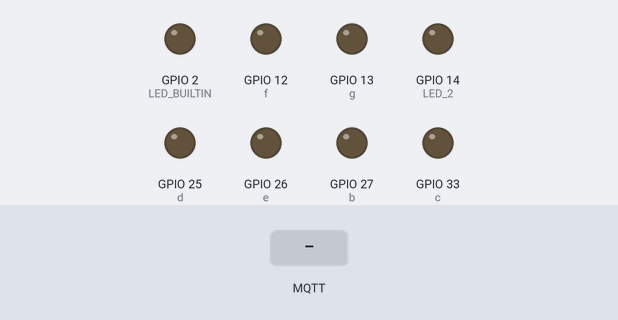
This program was run on a simulated ESP32. On the bench: output pins drawn as LEDs (lit = HIGH). The inputs (shaded band) are chosen by the test bench. WiFi joins after 1.5 s; servers stay silent unless stated; no MQTT or app messages arrive unless stated; what the program prints to the serial monitor is not drawn.

Above: at 2.7 s.
2.8 s: MQTT message "1" arrives on the first subscribed topic
At 3.4 s:
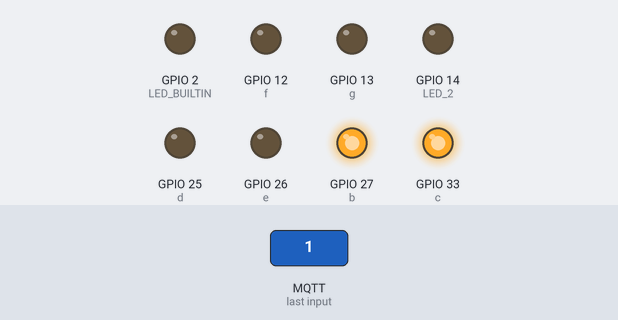
Timing chart, 0 to 9.3 s (numbered marks = the images above; inputs shaded):
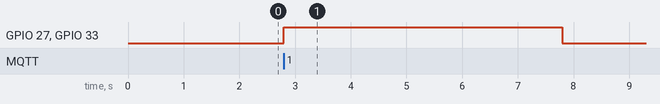

The program:

main.cpp
```cpp
#include "WiFi.h"
#include "PubSubClient.h" //pio lib install "knolleary/PubSubClient"
#include <iostream>
#include <string.h>

#define SSID          "NETGEAR68"
#define PWD           "excitedtuba713"

#define MQTT_SERVER   "192.168.1.2"
#define MQTT_PORT     1883

#define LED_2         14

WiFiClient espClient;
PubSubClient client(espClient);
long lastMsg = 0;
char msg[50];
int value = 0;

void callback(char *topic, byte *message, unsigned int length);
void schakelLED(String message);
void sendReady();


//for the 7segment display
int a = 14;  //For displaying segment "a"
int b = 27;  //For displaying segment "b"
int c = 33;  //For displaying segment "c"
int d = 25;  //For displaying segment "d"
int e = 26;  //For displaying segment "e"
int f = 12;  //For displaying segment "f"
int g = 13;  //For displaying segment "g"
int point = 32; //For displaying the point

void setup_wifi()
{
  delay(10);
  Serial.println("Connecting to WiFi..");

  WiFi.begin(SSID, PWD);

  while (WiFi.status() != WL_CONNECTED)
  {
    delay(500);
    Serial.print(".");
  }

  Serial.println("");
  Serial.println("WiFi connected");
  Serial.println("IP address: ");
  Serial.println(WiFi.localIP());
}

void setup()
{

  Serial.begin(115200);

  setup_wifi();
  client.setServer(MQTT_SERVER, MQTT_PORT);
  client.setCallback(callback);

  pinMode(LED_2, OUTPUT);
  pinMode(LED_BUILTIN, OUTPUT);

  //for 7segment display
  pinMode(a, OUTPUT);  //A
  pinMode(b, OUTPUT);  //B
  pinMode(c, OUTPUT);  //C
  pinMode(d, OUTPUT);  //D
  pinMode(e, OUTPUT);  //E
  pinMode(f, OUTPUT);  //F
  pinMode(g, OUTPUT);  //G
}

//for 7segment display
void displayDigit(int digit){
  //Conditions for displaying segment a
  if(digit!=1 && digit != 4)
  digitalWrite(a,HIGH);

  //Conditions for displaying segment b
  if(digit != 5 && digit != 6)
  digitalWrite(b,HIGH);

  //Conditions for displaying segment c
  if(digit !=2)
  digitalWrite(c,HIGH);

  //Conditions for displaying segment d
  if(digit != 1 && digit !=4 && digit !=7)
  digitalWrite(d,HIGH);

  //Conditions for displaying segment e
  if(digit == 2 || digit ==6 || digit == 8 || digit==0)
  digitalWrite(e,HIGH);

  //Conditions for displaying segment f
  if(digit != 1 && digit !=2 && digit!=3 && digit !=7)
  digitalWrite(f,HIGH);
  if (digit!=0 && digit!=1 && digit !=7)
  digitalWrite(g,HIGH);

  }
  void turnOff()
  {
    digitalWrite(a,LOW);
    digitalWrite(b,LOW);
    digitalWrite(c,LOW);
    digitalWrite(d,LOW);
    digitalWrite(e,LOW);
    digitalWrite(f,LOW);
    digitalWrite(g,LOW);
  }

void callback(char *topic, byte *message, unsigned int length)
{
  Serial.print("Message arrived on topic: ");
  Serial.print(topic);
  Serial.print(". Message: ");
  String messageTemp="";

  for (int i = 0; i < length; i++)
  {
    //Serial.print((char)message[i]);
    messageTemp += (char)message[i];
  }
  Serial.println();
  Serial.println(messageTemp);
  schakelLED(messageTemp);
  Serial.println("ontvangen");


  // Feel free to add more if statements to control more GPIOs with MQTT
}

void reconnect()
{
  // Loop until we're reconnected
  while (!client.connected())
  {
    Serial.print("Attempting MQTT connection...");
    // Attempt to connect
    // creat unique client ID
    // in Mosquitto broker enable anom. access
    if (client.connect("esp2"))
    {
      Serial.println("connected");
      // Subscribe
      //client.subscribe("input/#");
      client.subscribe("TrappenMaar/esp2");
    }
    else
    {
      Serial.print("failed, rc=");
      Serial.print(client.state());
      Serial.println(" try again in 5 seconds");
      // Wait 5 seconds before retrying
      delay(5000);
    }
  }
}


void loop()
{
  if (!client.connected())
  {
    reconnect();
  }
  client.loop();

  long now = millis();
  if (now - lastMsg > 5000)
  {
    lastMsg = now;
  }


  //client.publish("TrappenMaar","R");
  //delay(3000);


}

void sendReady(){
  //dan fiets zeggen, stuur level
  //na level gechecked, nieuwe led
  client.publish("TrappenMaar/fiets", "send");
  Serial.println("send werd gestuurd naar fiets");

  //-----NODIG?? DELAY?? te veel???
  //delay(50)
  turnOff();
  delay(50);
  client.publish("TrappenMaar/buffer", "newNumber");
  Serial.println("newNumber werd gestuurd naar buffer");

}

void schakelLED(String message){
  if (message == "1"){
    displayDigit(1);
    delay(5000);
    sendReady();
  }
  else if(message == "2"){
    displayDigit(2);
    delay(5000);
    sendReady();
  }
  else if(message == "3"){
    displayDigit(3);
    delay(5000);
    sendReady();
  }
  else if(message == "4"){
    displayDigit(4);
    delay(5000);
    sendReady();
  }
}
```

Measured:
- after the input at 2.8 s, GPIO 27 (b), GPIO 33 (c): LOW → HIGH at once, → LOW 5.0 s later
